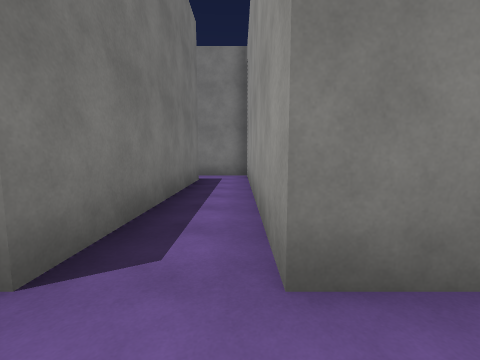
[1] (above)

24 first-person views from a walk through a Unity game level. The camera is 1.5 m above the floor, tilts 6° down and sees 90° across. The floor is counted in squares, 2 m on a side. Each view is taken from the middle of a square. On the plan, view 1 faces up. The plan holds only what a view shows up to about 9 squares ahead; the rest is blank. Some surface patterns are stand-ins.

[2]
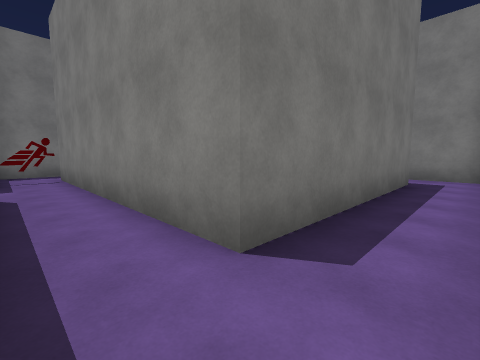

[3]
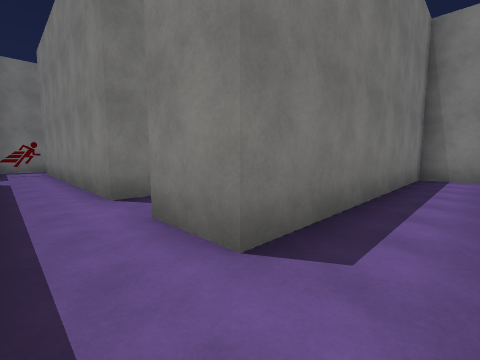

[4]
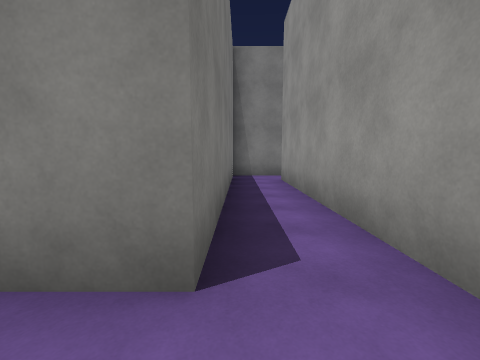

[5]
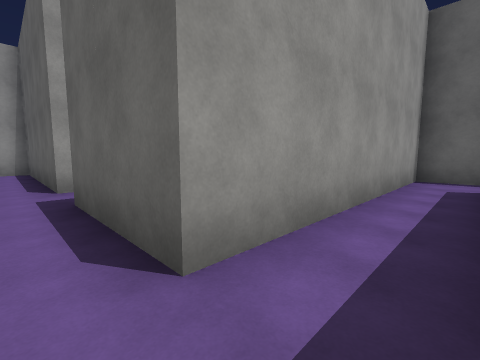

[6]
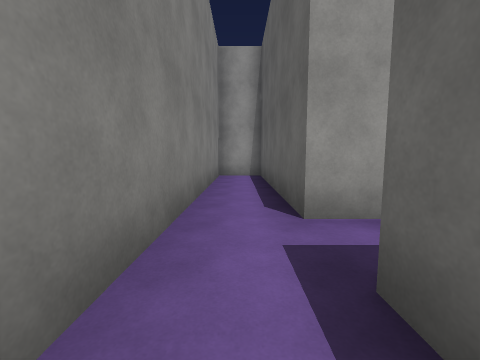

[7]
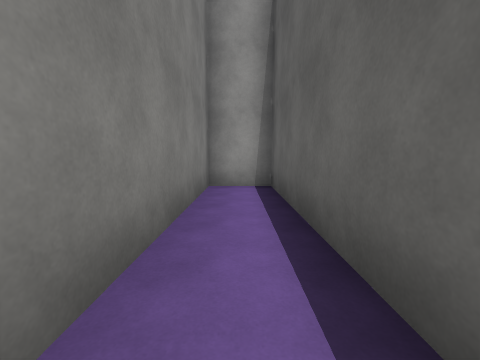

[8]
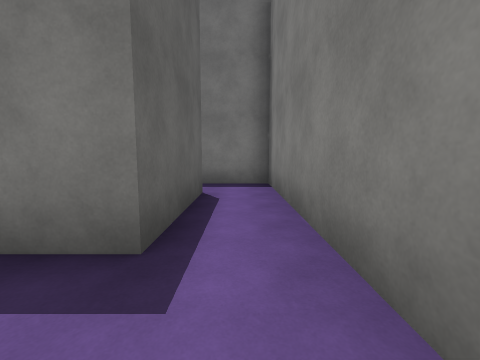

[9]
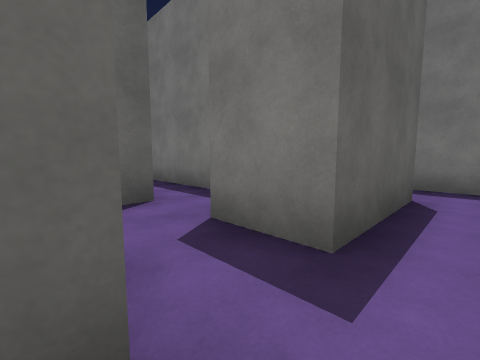

[10]
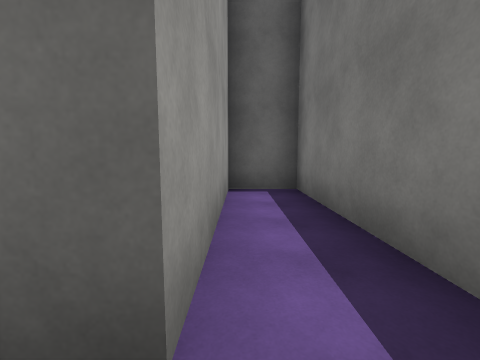

[11]
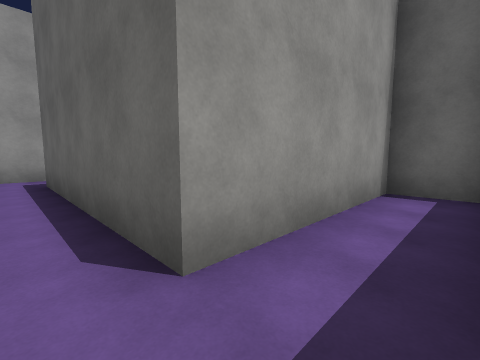

[12]
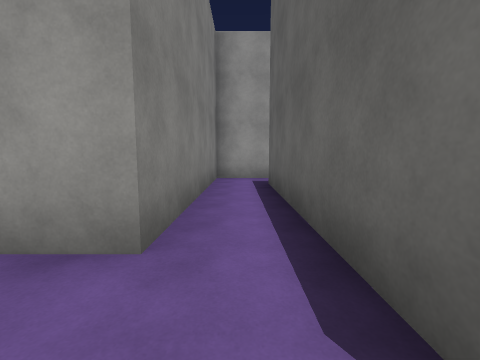

[13]
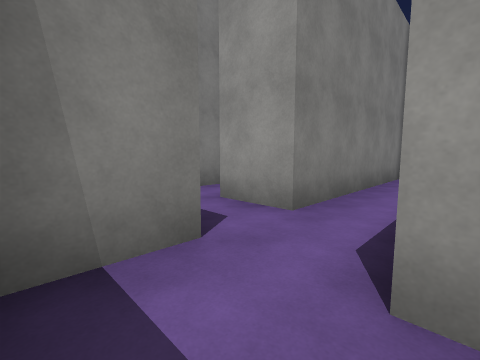

[14]
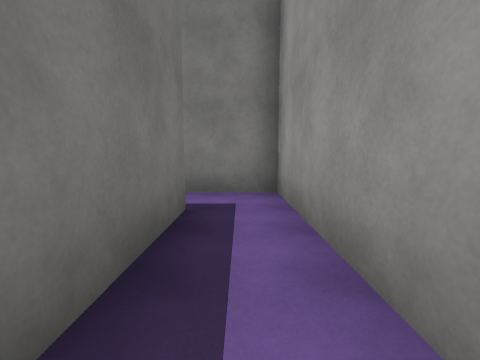

[15]
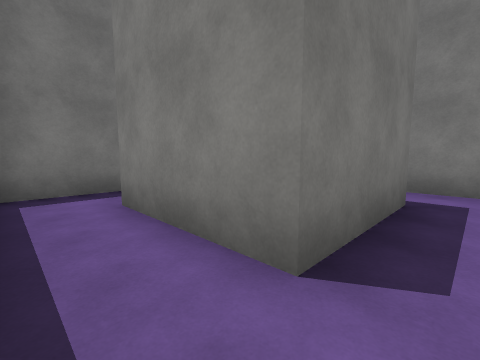

[16]
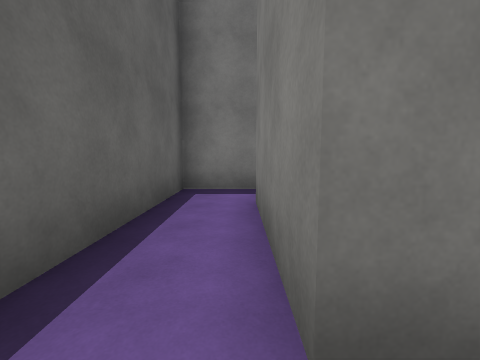

[17]
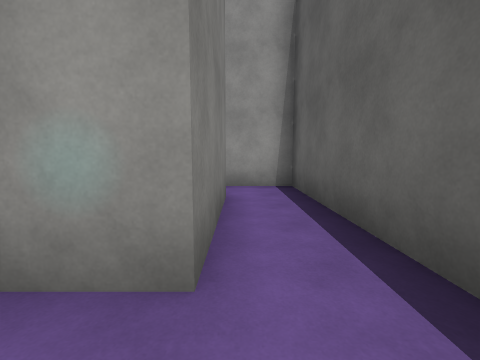

[18]
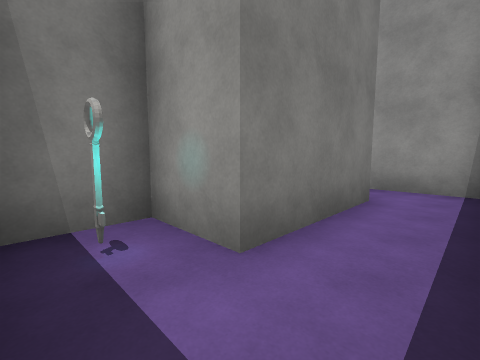

[19]
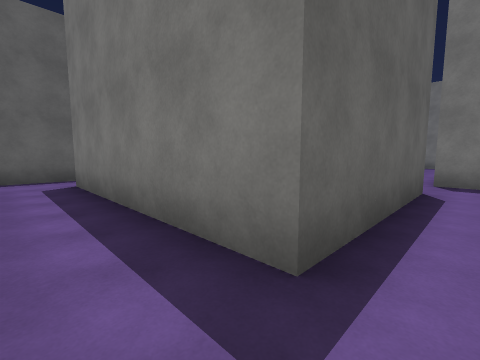

[20]
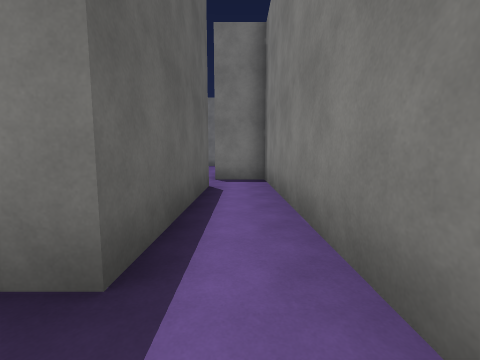

[21]
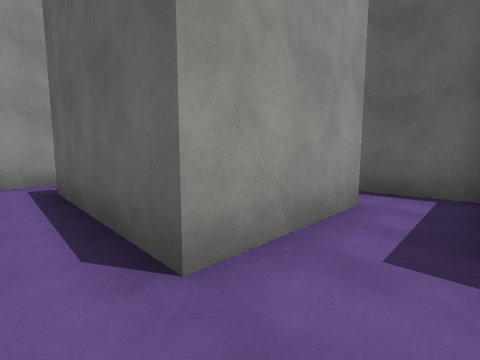

[22]
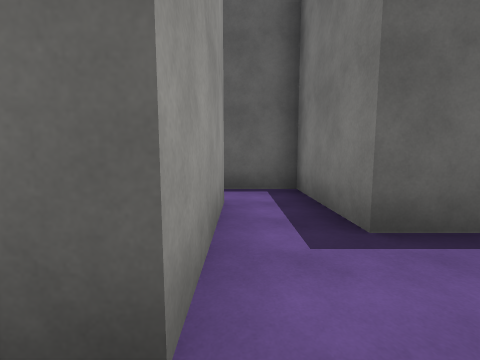

[23]
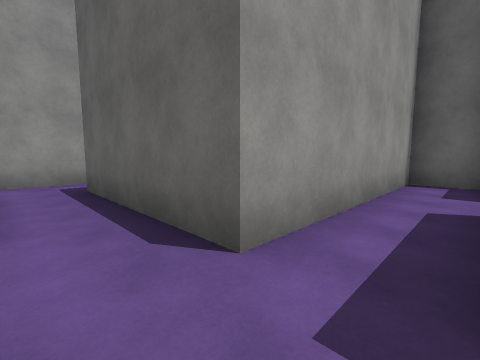

[24]
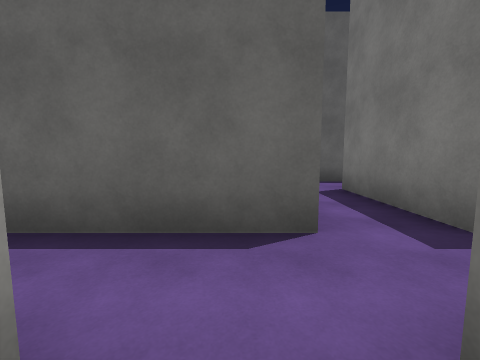

### Floor plan
Points are (right, up) in squares from view 1. A wall is a line through its corners. A room is listed if a view was taken in it or the views show most of it. See-through windows are left out.
Room 1 (views 1, 2, 19, 20)
walls: (0.2, 1.3) (0.2, 8.5); (-1.6, -0.3) (0, -0.3); (0.2, 8.8) (-5.5, 8.8); (-5.8, 7.2) (-1.2, 7.2) (-1.2, 1.3) (-8.8, 1.3)
ways out: opening at (1, 0.5) to room 2; opening at (-5, 8) to room 5
Room 2 (views 3, 4, 5, 6, 7, 8, 9)
walls: (7.8, 7.2) (13.8, 7.2) (13.8, 8.8) (1.8, 8.8) (1.8, 1.3) (0.2, 1.3); (2, -0.3) (3.3, -0.3) (3.3, 7.2) (6.2, 7.2)
ways out: opening at (1, 0.5) to room 1; opening at (7, 6.5) to room 6
Room 3 (views 10, 11, 12, 13)
walls: (4.7, 3.9) (4.7, -0.3) (6.2, -0.3) (6.2, 4.2); (6.2, 5.7) (4.9, 5.7)
ways out: opening at (7, 5) to room 6
Room 4 (views 14, 15, 16, 17, 18)
walls: (12.3, 1.3) (9.3, 1.3) (9.3, 2.7) (7.9, 2.7); (7.8, 1.9) (7.8, -0.3) (13.8, -0.3) (13.8, 1.4)
ways out: opening at (13, 2) to room 6
objects: key (8, 2) to (9, 2)
Room 5 (views 21, 22, 23, 24)
walls: (-13.3, 5.8) (-13.3, 2.8); (-5.8, 5.5) (-5.8, 7.2); (-14, 1.3) (-13.2, 1.3); (-5.5, 8.8) (-7.3, 8.8) (-7.3, 7.2); (-13.1, -0.3) (-11.8, -0.3) (-11.8, 5.7) (-7.3, 5.7)
ways out: opening at (-5, 8) to room 1; opening at (-14, 2); opening at (-6.5, 5)
Room 6 (no view inside)
walls: (6.2, 4.2) (12.3, 4.2) (12.3, 1.3); (6.2, 7.2) (6.2, 5.7); (13.8, 1.4) (13.8, 5.7) (7.8, 5.7) (7.8, 7.2)
ways out: opening at (7, 6.5) to room 2; opening at (7, 5) to room 3; opening at (13, 2) to room 4

Positions as (right, up) in squares from view 1, and headings:
1: (0, 0), facing up
2: (0, 0), facing up-left
3: (3, 0), facing up-left
4: (2, 0), facing up
5: (2, 8), facing down-right
6: (5, 8), facing right
7: (8, 8), facing right
8: (8, 8), facing left
9: (8, 8), facing down-left
10: (6, 5), facing down
11: (5, 5), facing down-right
12: (6, 5), facing right
13: (5, 4), facing up-right
14: (13, 1), facing up
15: (13, 0), facing up-left
16: (13, 1), facing left
17: (8, 1), facing right
18: (8, 0), facing up-right
19: (0, 8), facing down-left
20: (0, 8), facing left
21: (-7, 8), facing down-right
22: (-6, 8), facing down
23: (-13, 7), facing down-right
24: (-11, 8), facing down
